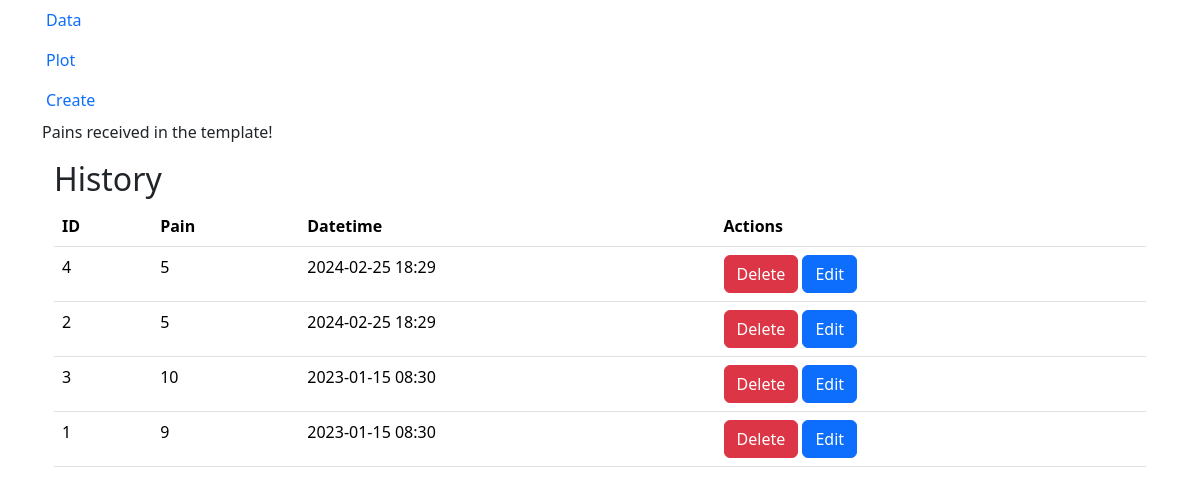
Before: /pain/read with the older database file.
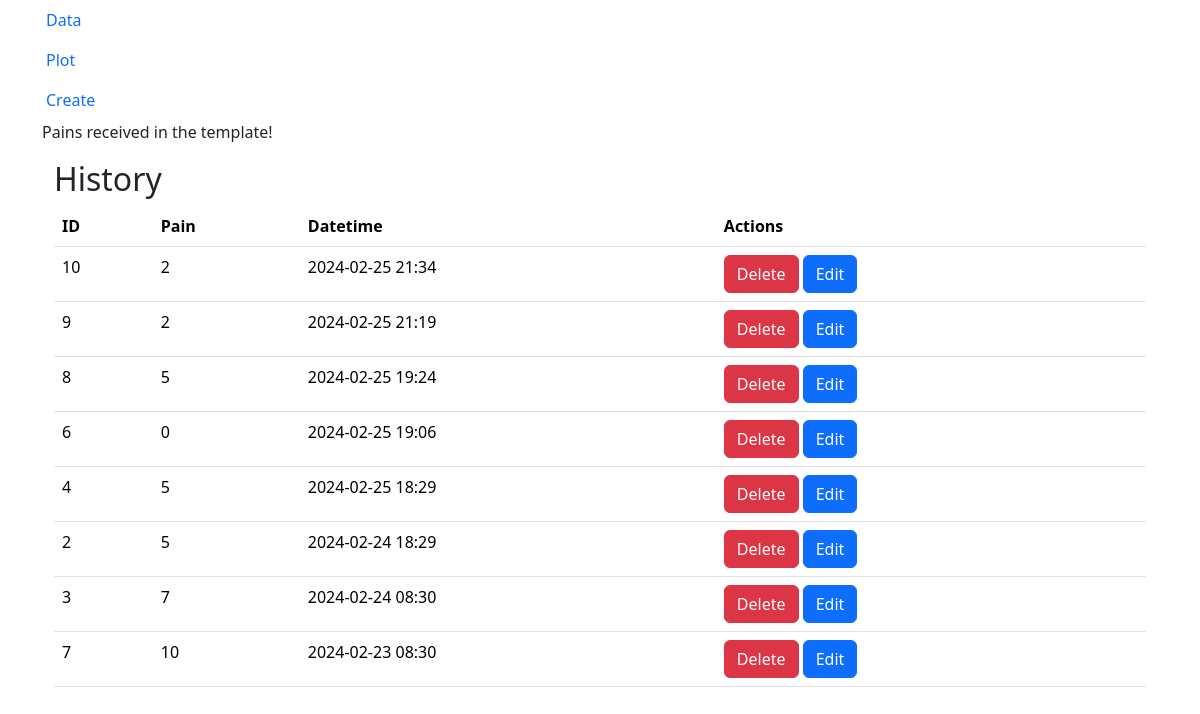
After: the same page with the newer database file.
### models.py (models this page shows, shortened)
class Pain(Base):
    __tablename__ = "pain"
    id                  = Column(Integer, primary_key=True, index=True)
    date_time           = Column(DateTime, index=True, default=datetime.now())
    pain_level          = Column(Integer, nullable=False, index=True)

### routes.py (the view)
@router.get("/pain/read", response_class=HTMLResponse)
async def get_pain_data(request: Request, db: Session = Depends(get_db)):
    print('start reading')
    pains = crud.get_pain_entries(crud.GetPainsEntriesIn(db=db))
    return templates.TemplateResponse("read/pain.html", {
        "request": request,
        "pains": pains
    })

### templates/read/pain.html
{% extends "base.html" %}
{% block content %}
    {% if pains %}
        <p>Pains received in the template!</p>
    {% else %}
        <p>No pains received in the template.</p>
    {% endif %}
    <div class="container">
        <h2>History</h2>
        <table class="table table-hover">
            <thead>
                <tr>
                    <th>ID</th>
                    <th>Pain</th>
                    <th>Datetime</th>
                    <th>Actions</th>
                </tr>
            </thead>
            <tbody>
                {% for pain in pains %}
                <tr>
                    <td>{{ pain.id }}</td>
                    <td>{{ pain.pain_level }}</td>
                    <td>{{ pain.date_time.strftime("%Y-%m-%d %H:%M") }}</td>
                    <td>
                        <form action="/pain/delete/{{ pain.id }}" method="post" class="d-inline">
                            <button type="submit" class="btn btn-danger">Delete</button>
                        </form>
                        <a href="{{ url_for('get_edit_pain_form', pain_id=pain.id) }}" class="btn btn-primary">Edit</a>
                    </td>
                </tr>
                {% endfor %}
            </tbody>
        </table>
    </div>
{% endblock %}

### templates/base.html (shortened to what this page needs)
<!DOCTYPE html>
<html lang="en">
<head>
    <link href="https://cdn.jsdelivr.net/npm/bootstrap@5.3.3/dist/css/bootstrap.min.css" rel="stylesheet">
</head>
<body>
  <div class="container">
    <ul class="nav nav-pills flex-column mb-sm-auto mb-0 align-items-center align-items-sm-start" id="menu">
        <li class="nav-item">
            <a href="{{ url_for('get_pain_data') }}" class="nav-link align-middle px-0">
                <span class="ms-1 d-none d-sm-inline">Data</span>
            </a>
        </li>
        <li class="nav-item">
            <a href="{{ url_for('get_plot') }}" class="nav-link align-middle px-0">
                <span class="ms-1 d-none d-sm-inline">Plot</span>
            </a>
        </li>
        <li class="nav-item">
            <a href="{{ url_for('get_pain_form') }}" class="nav-link align-middle px-0">
                <span class="ms-1 d-none d-sm-inline">Create</span>
            </a>
        </li>
    </ul>
    {% block content %}{% endblock %}
  </div>
</body>
</html>

Changed rows visible on the page:
removed Pain: id "1", pain_level "9", date_time "2023-01-15 08:30"
added Pain: id "10", pain_level "2", date_time "2024-02-25 21:34"
added Pain: id "9", pain_level "2", date_time "2024-02-25 21:19"
added Pain: id "8", pain_level "5", date_time "2024-02-25 19:24"
added Pain: id "6", pain_level "0", date_time "2024-02-25 19:06"
changed Pain id 2: date_time "2024-02-25 18:29" → "2024-02-24 18:29"
changed Pain id 3: pain_level "10" → "7"; date_time "2023-01-15 08:30" → "2024-02-24 08:30"
added Pain: id "7", pain_level "10", date_time "2024-02-23 08:30"
